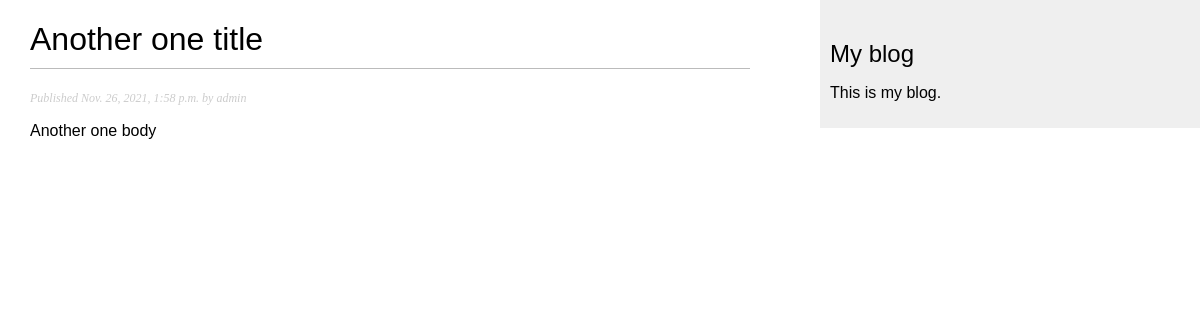
/blog/2021/11/26/Another-one-title/, run on the app's committed database.
### blog/models.py (models this page shows, shortened)
class Post(models.Model):
    STATUS_CHOICES = (
    ('draft', 'Draft'),
    ('published', 'Published'),
    )
    title =     models.CharField( max_length = 250 )
    slug =      models.SlugField( max_length=250, unique_for_date = 'publish' )
    author =    models.ForeignKey(User, on_delete=models.CASCADE, related_name='blog_posts')
    body  =     models.TextField()
    publish =   models.DateTimeField( default = timezone.now )
    created =   models.DateTimeField( auto_now_add = True )
    updated =   models.DateTimeField( auto_now=True )
    status =    models.CharField( max_length=10, choices=STATUS_CHOICES, default='draft' )
    class Meta:
        ordering = ('-publish',)

### blog/views.py (the view)
# urls.py: path('<int:year>/<int:month>/<int:day>/<slug:post>/', views.post_detail, name='post_detail'),
def post_detail(request, year, month, day, post):
    post = get_object_or_404(Post, slug = post, status = 'published', publish__year = year, publish__month = month, publish__day = day)
    return render(request, 'blog/post/detail.html', {'post':post})

### blog/templates/blog/post/detail.html (shortened to what this page needs)
{% extends "blog/base.html" %}
{% block content %}
 <h1>{{ post.title }}</h1>
 <p class="date">
 Published {{ post.publish }} by {{ post.author }}
 </p>
 {{ post.body|linebreaks }}
{% endblock %}

### blog/static/css/blog.css (style rules this page uses)
body { margin:0; padding:0; font-family:helvetica, sans-serif; }
h1 { font-weight:normal; border-bottom:1px solid #bbb; padding:0 0 10px 0; }
p.date { color:#ccc; font-family: georgia, serif; font-size: 12px; font-style: italic; }

### data on the page
Post: title "Another one title", publish "Nov. 26, 2021, 1:58 p.m.", author "admin", body "Another one body"
